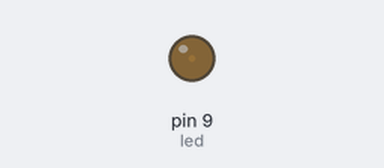
The sketch below on a simulated Arduino Uno, built with avr-gcc and run on an emulated ATmega328P. Shown: output pins drawn as LEDs (lit = HIGH).

Above: at 0.05 s.
At 0.95 s:
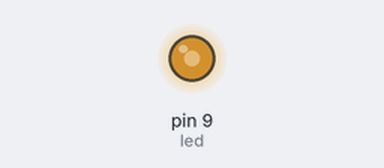
At 1.4 s:
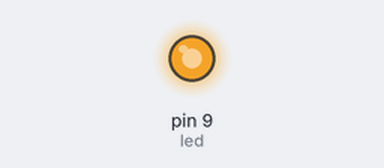
At 2.75 s:
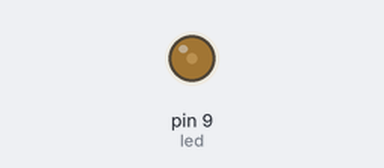
Timing chart, 0 to 7.0 s (numbered marks = the images above):
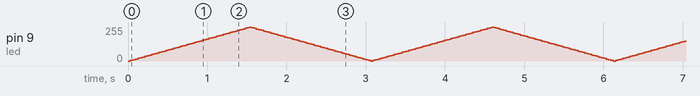

The sketch:

05_practice_2.ino
```cpp
#define LED 7
int cnt = 0;

int led = 9;           // the PWM pin the LED is attached to
int brightness = 0;    // how bright the LED is
int fadeAmount = 5;    // how many points to fade the LED by

// the setup routine runs once when you press reset:
void setup() {
  // declare pin 9 to be an output:
  pinMode(led, OUTPUT);
}

// the loop routine runs over and over again forever:
void loop() {
  // set the brightness of pin 9:
  analogWrite(led, brightness);

  // change the brightness for next time through the loop:
  brightness = brightness + fadeAmount;

  // reverse the direction of the fading at the ends of the fade:
  if (brightness <= 0 || brightness >= 255) {
    fadeAmount = -fadeAmount;
  }
  // wait for 30 milliseconds to see the dimming effect
  delay(30);
}
```
